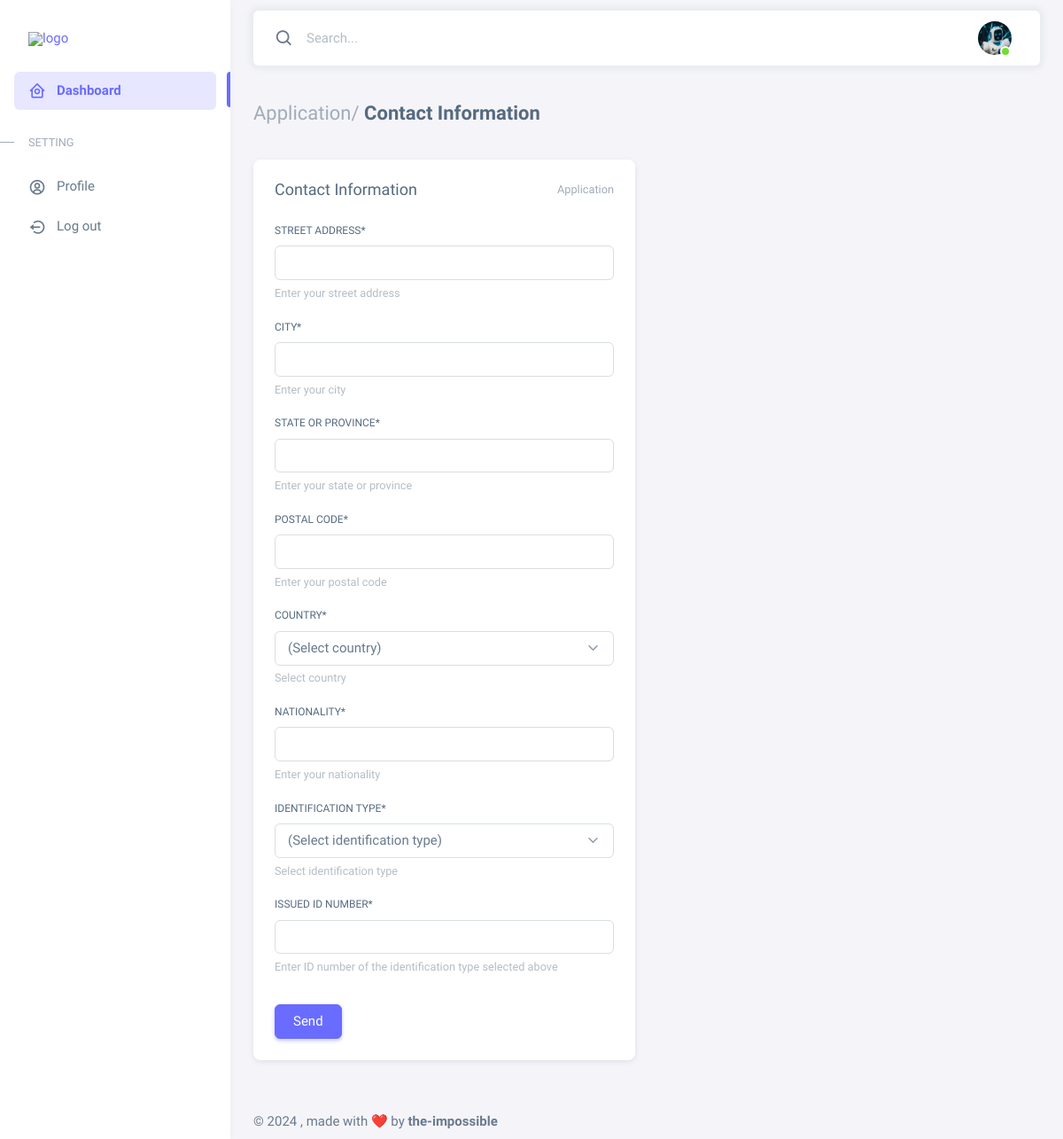
The page /submit_contact/fellowship/ (signed in) on the database its author committed.
### ALIHF_auth/models.py (models this page shows, shortened)
class User(AbstractBaseUser, PermissionsMixin):
    user_id = models.UUIDField(
        default=uuid.uuid4, primary_key=True, unique=True, editable=False)
    email = models.CharField(max_length=100, db_index=True,
                             unique=True, verbose_name='email address', blank=True)
    name = models.CharField(
        max_length=100, db_index=True, blank=True, null=True)
    phone_number = PhoneNumberField(db_index=True, unique=True, blank=True)
    picture = models.ImageField(
        default='img/user.png', upload_to='uploads/', null=True)
    date_joined = models.DateTimeField(
        verbose_name='date_joined', auto_now_add=True)
    last_login = models.DateTimeField(
        verbose_name='last_login', auto_now=True, null=True)
    is_active = models.BooleanField(default=True)
    is_staff = models.BooleanField(default=False)
    is_superuser = models.BooleanField(default=False)
    USERNAME_FIELD = 'email'
    REQUIRED_FIELDS = ['name', 'phone_number']
    objects = UserManager()
    class Meta:
        db_table = 'Users'
        verbose_name_plural = 'Users'

### ALIHF_reg/models.py (models this page shows, shortened)
class ContactInformation(models.Model):
    contact_id = models.UUIDField(
        default=uuid.uuid4, primary_key=True, unique=True, editable=False)
    program_id = models.OneToOneField(to="FellowshipProgram", on_delete=models.CASCADE)
    street_address = models.CharField(max_length=100)
    city = models.CharField(max_length=100)
    state_or_province = models.CharField(max_length=100)
    postal_code = models.CharField(max_length=10)
    country = models.CharField(max_length=100)
    nationality = models.CharField(max_length=100)
    identification_type = models.ForeignKey(to=GovernmentID, on_delete=models.CASCADE)
    issued_id_number = models.CharField(max_length=100)
    date_created = models.DateTimeField(auto_now_add=True)
    class Meta:
        db_table = 'Contact Information'
        verbose_name_plural = 'Contact Information'

class Countries(models.Model):
    country = models.CharField(max_length=7)
    def __str__(self):
        return self.country
    class Meta:
        db_table = 'Countries'
        verbose_name_plural = 'Countries'

### ALIHF_reg/views.py (the view, shortened to what this page needs)
# urls.py: path('submit_contact/<str:type_id>/', SubmitContactInformationView.as_view(), name='submit_contact'),
class SubmitContactInformationView(LoginRequiredMixin, SuccessMessageMixin, CreateView):
    model = ContactInformation
    form_class = ContactInformationForm
    template_name = "backend/apply/submit_info.html"
    success_message = "Contact information submitted, proceed with education information"
    def get_context_data(self, **kwargs):
        context = super().get_context_data(**kwargs)
        context["form_name"] = "Contact Information"
        return context
    def dispatch(self, request, *args, **kwargs):
        previous_record = FellowshipProgram.objects.filter(user_id=self.request.user).first()
        if previous_record and previous_record.contact_information:
            messages.warning(request, "Entries already exist")
            return HttpResponseRedirect(self.get_success_url())
        return super().dispatch(request, *args, **kwargs)

### ALIHF_reg/models.py (called while the page is built)
    def __str__(self):
        return self.id_type

### Templates/backend/apply/submit_info.html (shortened to what this page needs)
{% extends "base_back.html" %}
{% load static %}
{% block head %} {% include "partials/backend/head.html" %} {%endblock %}
{% load crispy_forms_tags %}
{% block body %}
    <div class="layout-wrapper layout-content-navbar">
      <div class="layout-container">
        {% include 'partials/backend/sidebar.html' %}
        <div class="layout-page">
          {% include 'partials/backend/auth_nav.html' %}
          <div class="content-wrapper">
            <div class="container-xxl flex-grow-1 container-p-y">
              <h4 class="fw-bold py-3 mb-4"><span class="text-muted fw-light">Application/</span> {{form_name}}</h4>
              <div class="row">
                <div class="col-xl">
                  <div class="card mb-4">
                    <div class="card-header d-flex justify-content-between align-items-center">
                      <h5 class="mb-0">{{form_name}}</h5>
                      <small class="text-muted float-end">Application</small>
                    </div>
                    <div class="card-body">
                      <form method="post" enctype="multipart/form-data">
                        {{form|crispy}}
                        <button type="submit" class="btn btn-primary mt-3">Send</button>
                      </form>
                    </div>
                  </div>
                </div>
                <div class="col-xl"></div>
              </div>
            </div>
            {% include 'partials/backend/footer.html' %}
          </div>
        </div>
      </div>
    </div>
{%endblock %}

### Templates/partials/backend/auth_nav.html (shortened to what this page needs)
{% load static %}
<nav
    class="layout-navbar container-xxl navbar navbar-expand-xl navbar-detached align-items-center bg-navbar-theme"
    id="layout-navbar"
    >
    <div class="navbar-nav-right d-flex align-items-center" id="navbar-collapse">
        <div class="navbar-nav align-items-center">
        <div class="nav-item d-flex align-items-center">
            <i class="bx bx-search fs-4 lh-0"></i>
            <input
            type="text"
            class="form-control border-0 shadow-none"
            placeholder="Search..."
            aria-label="Search..."
            />
        </div>
        </div>
        <ul class="navbar-nav flex-row align-items-center ms-auto">
        <li class="nav-item navbar-dropdown dropdown-user dropdown">
            <a class="nav-link dropdown-toggle hide-arrow" href="javascript:void(0);" data-bs-toggle="dropdown">
            <div class="avatar avatar-online">
                <img src="{{request.user.picture.url}}" width="100" alt class="rounded-circle" />
            </div>
            </a>
        </li>
        </ul>
    </div>
</nav>

### rows shown on the page
User: user.picture (picture)
Countries: country "(Select country)"
